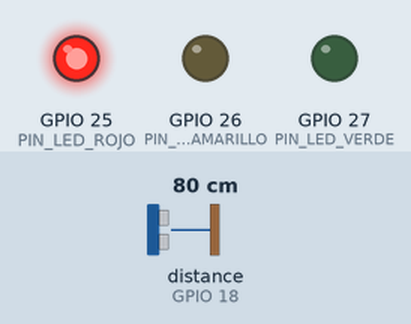
A sketch run on a simulated ESP32. Shown: output pins drawn as LEDs (lit = HIGH). Wiring (inferred from the names in the program): ultrasonic range finder: trigger GPIO 5; echo GPIO 18. The test bench sets the inputs (shaded band); at power-on: distance to the obstacle (sensor on GPIO 18) 80 cm. The echo pulse lasts 58.3 µs per cm; WiFi joins after 1.5 s; servers stay silent unless stated; uploads are accepted with an empty reply; pins used as bus, display or sensor lines are not drawn; what the sketch prints to the serial monitor is not drawn.

Above: at 3.1 s.
3.2 s: distance to the obstacle (sensor on GPIO 18) set to 44 cm
4.7 s: distance to the obstacle (sensor on GPIO 18) set to 36 cm
At 6.3 s:
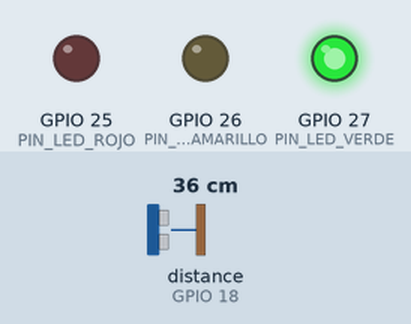
7.0 s: distance to the obstacle (sensor on GPIO 18) set to 60 cm
At 7.6 s:
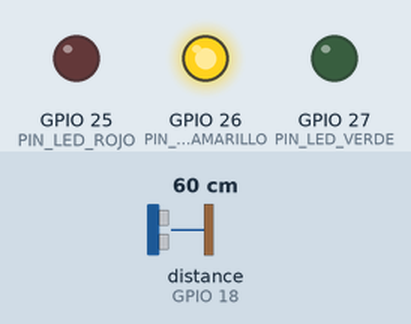
9.3 s: distance to the obstacle (sensor on GPIO 18) set to 2 cm
At 11.2 s:
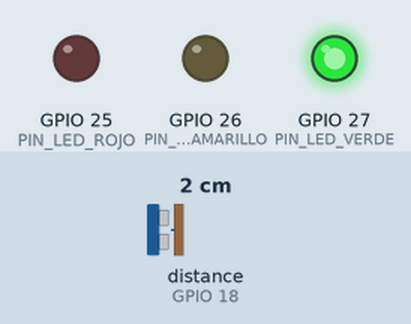
Timing chart, 0 to 12.7 s (numbered marks = the images above; inputs shaded):
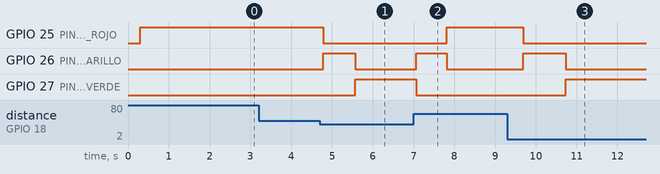

The sketch:

esp32_semaforo.ino
```cpp
/* ============================================================================
   SEMÁFORO+ · Firmware del ESP32
   ----------------------------------------------------------------------------
   Qué hace:
     1. Se conecta a WiFi (2.4 GHz).
     2. Mide la distancia con un sensor ultrasónico HC-SR04.
     3. Enciende el LED del color que corresponda (rojo / amarillo / verde).
     4. Envía telemetría al backend Spring Boot:  POST /api/telemetria
     5. Consulta comandos del panel web:          GET  /api/control/pendiente

   Placa:      ESP32 Dev Module
   Librerías:  ArduinoJson 7.x  (Tools > Manage Libraries)
   Baudios:    115200

   Autores:    Proyecto Semáforo+ (Spring Web + Java)
   ============================================================================ */

#include <WiFi.h>
#include <HTTPClient.h>
#include <ArduinoJson.h>

/* ======================= 1. CONFIGURACIÓN ================================= */
/*  >>> EDITA SOLO ESTAS TRES LÍNEAS <<<  */

const char* WIFI_SSID     = "TU_WIFI";            // nombre de la red 2.4 GHz
const char* WIFI_PASSWORD = "TU_CLAVE";           // contraseña del WiFi
const char* SERVIDOR      = "http://192.168.1.50:8080";  // IP de la PC

/* ======================= 2. PINES ========================================= */

const int PIN_TRIG = 5;
const int PIN_ECHO = 18;
const int PIN_LED_ROJO = 25;
const int PIN_LED_AMARILLO = 26;
const int PIN_LED_VERDE = 27;

/* ======================= 3. PARÁMETROS ==================================== */

const int  UMBRAL_VEHICULO        = 40;    // cm: menos que esto = vehículo
const unsigned long AMARILLO_MS   = 700;   // duración del amarillo
const unsigned long TELEMETRIA_MS = 1000;  // cada cuánto envía datos
const unsigned long COMANDOS_MS   = 1000;  // cada cuánto pregunta comandos
const unsigned long WIFI_RETRY_MS = 5000;  // reintento de WiFi
const unsigned long TIMEOUT_HTTP  = 3000;  // ms de espera por respuesta
const int  LECTURAS_PROMEDIO      = 3;     // promediar para estabilizar

/* ======================= 4. ESTADO INTERNO ================================ */

enum Color { ROJO, AMARILLO, VERDE };

String modoActual = "automatico";   // automatico | manual
Color  colorActual = ROJO;
unsigned long cambioAmarilloEn = 0;
bool  enTransicion = false;

unsigned long ultimaTelemetria = 0;
unsigned long ultimoComando = 0;
unsigned long ultimoIntentoWifi = 0;

int  distanciaCm = 120;
bool vehiculoDetectado = false;

/* ======================= 5. UTILIDADES ==================================== */

void aplicarColor(Color color) {
  digitalWrite(PIN_LED_ROJO,     color == ROJO     ? HIGH : LOW);
  digitalWrite(PIN_LED_AMARILLO, color == AMARILLO ? HIGH : LOW);
  digitalWrite(PIN_LED_VERDE,    color == VERDE    ? HIGH : LOW);
  colorActual = color;
}

const char* nombreColor(Color color) {
  switch (color) {
    case ROJO:     return "rojo";
    case AMARILLO: return "amarillo";
    default:       return "verde";
  }
}

/* Lee el HC-SR04 y devuelve centímetros. 0 = fuera de rango / error. */
int medirDistancia() {
  digitalWrite(PIN_TRIG, LOW);
  delayMicroseconds(4);
  digitalWrite(PIN_TRIG, HIGH);
  delayMicroseconds(10);
  digitalWrite(PIN_TRIG, LOW);

  long microsegundos = pulseIn(PIN_ECHO, HIGH, 30000UL);
  if (microsegundos == 0) {
    return 0;
  }
  int cm = (int)(microsegundos * 0.0343f / 2.0f);
  if (cm < 2 || cm > 400) {
    return 0;
  }
  return cm;
}

/* Promedia varias lecturas para reducir el ruido del sensor. */
int medirDistanciaPromedio() {
  long suma = 0;
  int validas = 0;
  for (int i = 0; i < LECTURAS_PROMEDIO; i++) {
    int lectura = medirDistancia();
    if (lectura > 0) {
      suma += lectura;
      validas++;
    }
    delay(12);
  }
  if (validas == 0) {
    return distanciaCm;  // conserva la última válida
  }
  return (int)(suma / validas);
}

bool conectarWiFi() {
  if (WiFi.status() == WL_CONNECTED) {
    return true;
  }

  Serial.print("[WiFi] Conectando a ");
  Serial.println(WIFI_SSID);
  WiFi.mode(WIFI_STA);
  WiFi.begin(WIFI_SSID, WIFI_PASSWORD);

  unsigned long inicio = millis();
  while (WiFi.status() != WL_CONNECTED && millis() - inicio < 15000) {
    delay(400);
    Serial.print(".");
  }
  Serial.println();

  if (WiFi.status() == WL_CONNECTED) {
    Serial.print("[WiFi] Conectado. IP: ");
    Serial.println(WiFi.localIP());
    return true;
  }

  Serial.println("[WiFi] No se pudo conectar. Revisa SSID, clave y que sea 2.4 GHz.");
  return false;
}

/* ======================= 6. LÓGICA DEL SEMÁFORO =========================== */

void actualizarSemaforo() {
  if (modoActual == "manual") {
    return;  // en manual el color lo decide el panel web
  }

  Color deseado = vehiculoDetectado ? VERDE : ROJO;

  if (colorActual == deseado) {
    enTransicion = false;
    return;
  }

  if (!enTransicion) {
    aplicarColor(AMARILLO);
    enTransicion = true;
    cambioAmarilloEn = millis();
    return;
  }

  if (millis() - cambioAmarilloEn >= AMARILLO_MS) {
    aplicarColor(deseado);
    enTransicion = false;
  }
}

/* ======================= 7. HTTP ========================================== */

bool enviarTelemetria() {
  if (WiFi.status() != WL_CONNECTED) {
    return false;
  }

  HTTPClient http;
  String url = String(SERVIDOR) + "/api/telemetria";
  http.begin(url);
  http.setTimeout(TIMEOUT_HTTP);
  http.addHeader("Content-Type", "application/x-www-form-urlencoded");

  String cuerpo = "distancia=" + String(distanciaCm) +
                  "&vehiculo=" + String(vehiculoDetectado ? 1 : 0) +
                  "&color=" + String(nombreColor(colorActual)) +
                  "&modo=" + modoActual +
                  "&dispositivo=ESP32";

  int codigo = http.POST(cuerpo);
  bool ok = (codigo == 200);

  if (ok) {
    Serial.print("[HTTP] POST 200 -> ");
    Serial.println(cuerpo);
  } else {
    Serial.print("[HTTP] POST fallo, codigo ");
    Serial.println(codigo);
  }

  http.end();
  return ok;
}

void consultarComando() {
  if (WiFi.status() != WL_CONNECTED) {
    return;
  }

  HTTPClient http;
  String url = String(SERVIDOR) + "/api/control/pendiente";
  http.begin(url);
  http.setTimeout(TIMEOUT_HTTP);

  int codigo = http.GET();

  if (codigo == 200) {
    String respuesta = http.getString();

    JsonDocument doc;
    DeserializationError error = deserializeJson(doc, respuesta);
    if (!error) {
      String tipo  = doc["tipo"]  | "";
      String valor = doc["valor"] | "";

      Serial.print("[CMD] ");
      Serial.print(tipo);
      Serial.print(" = ");
      Serial.println(valor);

      if (tipo == "modo") {
        if (valor == "automatico" || valor == "manual") {
          modoActual = valor;
          enTransicion = false;
        }
      } else if (tipo == "color" && modoActual == "manual") {
        if (valor == "rojo") {
          aplicarColor(ROJO);
        } else if (valor == "amarillo") {
          aplicarColor(AMARILLO);
        } else if (valor == "verde") {
          aplicarColor(VERDE);
        }
      }
    } else {
      Serial.print("[CMD] JSON invalido: ");
      Serial.println(error.c_str());
    }
  } else if (codigo != 204) {
    Serial.print("[CMD] GET fallo, codigo ");
    Serial.println(codigo);
  }

  http.end();
}

/* ======================= 8. SETUP ========================================= */

void setup() {
  Serial.begin(115200);
  delay(300);
  Serial.println();
  Serial.println("========================================");
  Serial.println("  SEMAFORO+ · ESP32");
  Serial.println("========================================");

  pinMode(PIN_TRIG, OUTPUT);
  pinMode(PIN_ECHO, INPUT);
  pinMode(PIN_LED_ROJO, OUTPUT);
  pinMode(PIN_LED_AMARILLO, OUTPUT);
  pinMode(PIN_LED_VERDE, OUTPUT);

  aplicarColor(ROJO);
  conectarWiFi();
}

/* ======================= 9. LOOP ========================================== */

void loop() {
  unsigned long ahora = millis();

  /* --- Mantener el WiFi vivo --- */
  if (WiFi.status() != WL_CONNECTED && ahora - ultimoIntentoWifi >= WIFI_RETRY_MS) {
    ultimoIntentoWifi = ahora;
    conectarWiFi();
  }

  /* --- Medir el sensor --- */
  distanciaCm = medirDistanciaPromedio();
  vehiculoDetectado = (distanciaCm > 0 && distanciaCm < UMBRAL_VEHICULO);

  /* --- Decidir el color (modo automático) --- */
  actualizarSemaforo();

  /* --- Enviar telemetría --- */
  if (ahora - ultimaTelemetria >= TELEMETRIA_MS) {
    ultimaTelemetria = ahora;
    enviarTelemetria();
  }

  /* --- Recibir comandos del panel --- */
  if (ahora - ultimoComando >= COMANDOS_MS) {
    ultimoComando = ahora;
    consultarComando();
  }

  delay(20);
}
```

Measured:
- the behaviour switches between 41 and 40 cm on distance to the obstacle (sensor on GPIO 18) (found by bisection; images 0 and 1)
- after the input at 3.2 s, every drawn part: stays the same
- after the input at 4.7 s, GPIO 25 (PIN_LED_ROJO): HIGH → LOW after 0.09 s; GPIO 26 (PIN_LED_AMARILLO): LOW → HIGH after 0.09 s, → LOW 0.79 s later; GPIO 27 (PIN_LED_VERDE): LOW → HIGH after 0.88 s
- after the input at 7.0 s, GPIO 25 (PIN_LED_ROJO): LOW → HIGH after 0.81 s; GPIO 26 (PIN_LED_AMARILLO): LOW → HIGH after 0.07 s, → LOW 0.74 s later; GPIO 27 (PIN_LED_VERDE): HIGH → LOW after 0.07 s
- after the input at 9.3 s, GPIO 25 (PIN_LED_ROJO): HIGH → LOW after 0.40 s; GPIO 26 (PIN_LED_AMARILLO): LOW → HIGH after 0.40 s, → LOW 1.0 s later; GPIO 27 (PIN_LED_VERDE): LOW → HIGH after 1.4 s
